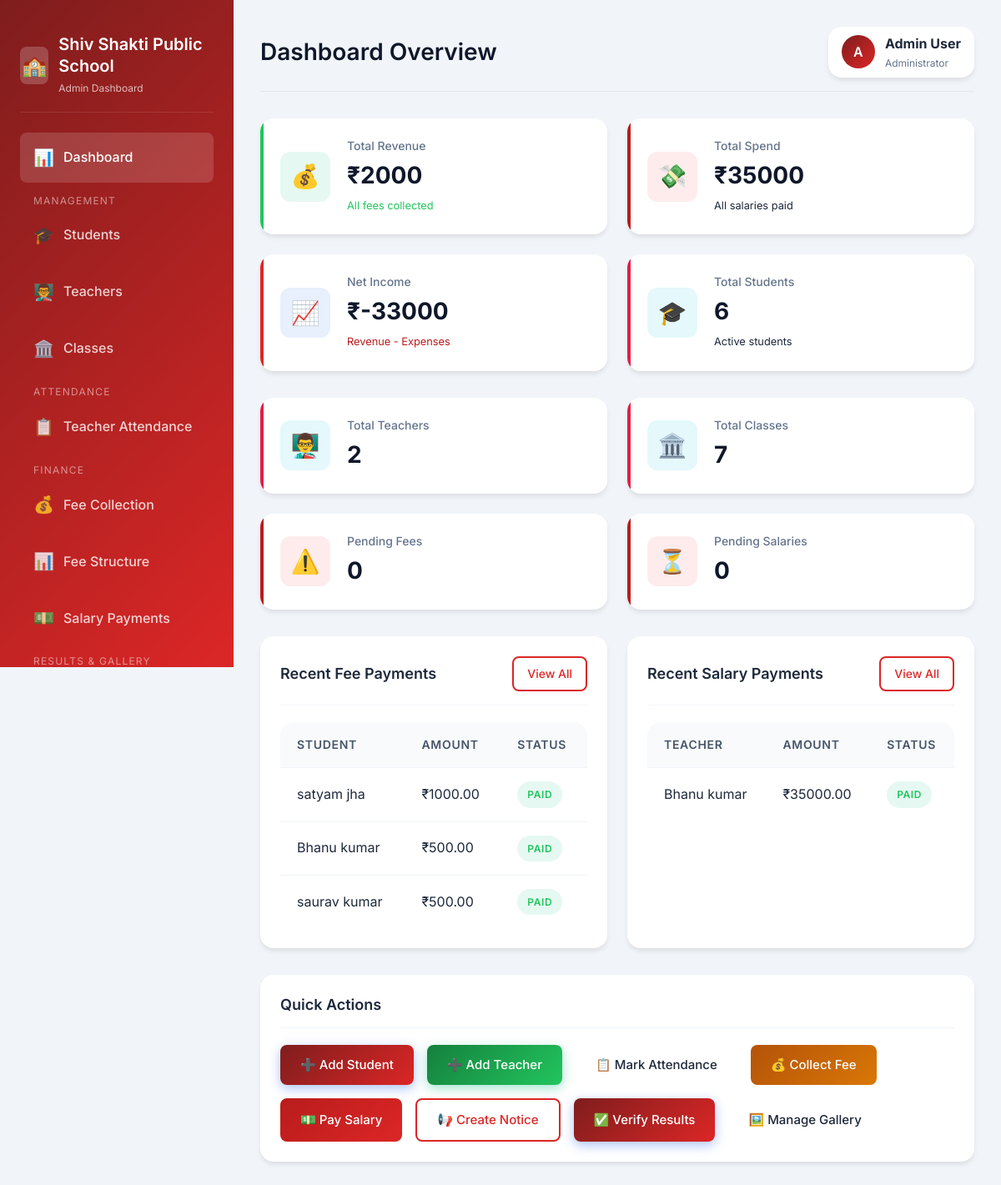
/admin-dashboard/ (signed in), run on the app's committed database.
### core/models.py (models this page shows, shortened)
class StudentPayment(models.Model):
    PAYMENT_MODE_CHOICES = [
        ('Cash', 'Cash'),
        ('Bank Transfer', 'Bank Transfer'),
        ('UPI', 'UPI'),
        ('Cheque', 'Cheque'),
    ]
    STATUS_CHOICES = [
        ('Paid', 'Paid'),
        ('Pending', 'Pending'),
        ('Partial', 'Partial'),
    ]
    student = models.ForeignKey(Student, on_delete=models.CASCADE, related_name='payments')
    payment_mode = models.CharField(max_length=20, choices=PAYMENT_MODE_CHOICES, default='Cash')
    paid_amount = models.DecimalField(max_digits=10, decimal_places=2)
    due_amount = models.DecimalField(max_digits=10, decimal_places=2, default=0)
    payment_date = models.DateField()
    status = models.CharField(max_length=10, choices=STATUS_CHOICES, default='Pending')
    month = models.CharField(max_length=20)
    year = models.IntegerField()
    remarks = models.TextField(blank=True)
    created_at = models.DateTimeField(auto_now_add=True)
    class Meta:
        ordering = ['-payment_date']

class Student(models.Model):
    name = models.CharField(max_length=100)
    father_name = models.CharField(max_length=100)
    student_class = models.ForeignKey(SchoolClass, on_delete=models.SET_NULL, null=True)
    role = models.CharField(max_length=50, default='Student')
    address = models.TextField(blank=True)
    email = models.EmailField(blank=True)
    mobile = models.CharField(max_length=15)
    admission_date = models.DateField()
    monthly_fee = models.DecimalField(max_digits=10, decimal_places=2, default=0)
    photo = models.BinaryField(blank=True, null=True)
    password = models.CharField(max_length=128)
    is_active = models.BooleanField(default=True)
    created_at = models.DateTimeField(auto_now_add=True)

class TeacherPayment(models.Model):
    PAYMENT_MODE_CHOICES = [
        ('Cash', 'Cash'),
        ('Bank Transfer', 'Bank Transfer'),
        ('UPI', 'UPI'),
        ('Cheque', 'Cheque'),
    ]
    STATUS_CHOICES = [
        ('Paid', 'Paid'),
        ('Pending', 'Pending'),
        ('Partial', 'Partial'),
    ]
    teacher = models.ForeignKey(Teacher, on_delete=models.CASCADE, related_name='payments')
    payment_mode = models.CharField(max_length=20, choices=PAYMENT_MODE_CHOICES, default='Cash')
    paid_amount = models.DecimalField(max_digits=10, decimal_places=2)
    due_amount = models.DecimalField(max_digits=10, decimal_places=2, default=0)
    payment_date = models.DateField()
    status = models.CharField(max_length=10, choices=STATUS_CHOICES, default='Pending')
    month = models.CharField(max_length=20)
    year = models.IntegerField()
    remarks = models.TextField(blank=True)
    created_at = models.DateTimeField(auto_now_add=True)
    class Meta:
        ordering = ['-payment_date']

class Teacher(models.Model):
    name = models.CharField(max_length=100)
    father_name = models.CharField(max_length=100, blank=True)
    address = models.TextField(blank=True)
    email = models.EmailField(unique=True)
    mobile = models.CharField(max_length=15)
    aadhar_no = models.CharField(max_length=12, blank=True)
    qualification = models.CharField(max_length=100, blank=True)
    role = models.CharField(max_length=50, default='Teacher')
    joining_date = models.DateField()
    subjects = models.ManyToManyField(Subject, blank=True)
    class_section = models.ForeignKey(SchoolClass, on_delete=models.SET_NULL, null=True, blank=True)
    password = models.CharField(max_length=128)
    monthly_salary = models.DecimalField(max_digits=10, decimal_places=2, default=0)
    photo = models.BinaryField(blank=True, null=True)
    is_active = models.BooleanField(default=True)
    created_at = models.DateTimeField(auto_now_add=True)

### core/views.py (the view)
# urls.py: path('admin-dashboard/', views.admin_dashboard, name='admin_dashboard'),
def admin_dashboard(request):
    if request.session.get('user_type') != 'admin':
        return redirect('admin_login')
    total_revenue = StudentPayment.objects.filter(status='Paid').aggregate(
        total=Sum('paid_amount'))['total'] or Decimal('0')
    total_spend = TeacherPayment.objects.filter(status='Paid').aggregate(
        total=Sum('paid_amount'))['total'] or Decimal('0')
    net_income = total_revenue - total_spend
    total_students = Student.objects.filter(is_active=True).count()
    total_teachers = Teacher.objects.filter(is_active=True).count()
    total_classes = SchoolClass.objects.count()
    recent_fee_payments = StudentPayment.objects.order_by('-payment_date')[:5]
    recent_salary_payments = TeacherPayment.objects.order_by('-payment_date')[:5]
    pending_fees = StudentPayment.objects.filter(status='Pending').count()
    pending_salaries = TeacherPayment.objects.filter(status='Pending').count()
    recent_notices = Notice.objects.filter(is_active=True)[:5]
    context = {
        'total_revenue': total_revenue,
        'total_spend': total_spend,
        'net_income': net_income,
        'total_students': total_students,
        'total_teachers': total_teachers,
        'total_classes': total_classes,
        'recent_fee_payments': recent_fee_payments,
        'recent_salary_payments': recent_salary_payments,
        'pending_fees': pending_fees,
        'pending_salaries': pending_salaries,
        'recent_notices': recent_notices,
    }
    return render(request, 'admin_portal/dashboard.html', context)

### templates/admin_portal/dashboard.html (shortened to what this page needs)
{% extends 'base.html' %}
{% load static %}
{% block body %}
<div class="dashboard-layout">
    <aside class="sidebar">
        <div class="sidebar-brand">
            <div class="brand-icon">🏫</div>
            <div>
                <h2>Shiv Shakti Public School</h2>
                <small style="opacity: 0.7; font-size: 0.75rem;">Admin Dashboard</small>
            </div>
        </div>
        <nav>
            <ul class="sidebar-nav">
                <li class="nav-item">
                    <a href="{% url 'admin_dashboard' %}" class="nav-link active">
                        <span class="icon">📊</span> Dashboard
                    </a>
                </li>
                <span class="nav-section-title">Management</span>
                <li class="nav-item">
                    <a href="{% url 'student_list' %}" class="nav-link">
                        <span class="icon">🎓</span> Students
                    </a>
                </li>
                <li class="nav-item">
                    <a href="{% url 'teacher_list' %}" class="nav-link">
                        <span class="icon">👨‍🏫</span> Teachers
                    </a>
                </li>
                <li class="nav-item">
                    <a href="{% url 'class_list' %}" class="nav-link">
                        <span class="icon">🏛️</span> Classes
                    </a>
                </li>
                <span class="nav-section-title">Attendance</span>
                <li class="nav-item">
                    <a href="{% url 'teacher_attendance_list' %}" class="nav-link">
                        <span class="icon">📋</span> Teacher Attendance
                    </a>
                </li>
                <span class="nav-section-title">Finance</span>
                <li class="nav-item">
                    <a href="{% url 'fee_collection' %}" class="nav-link">
                        <span class="icon">💰</span> Fee Collection
                    </a>
                </li>
                <li class="nav-item">
                    <a href="{% url 'fee_structure_list' %}" class="nav-link">
                        <span class="icon">📊</span> Fee Structure
                    </a>
                </li>
                <li class="nav-item">
                    <a href="{% url 'salary_management' %}" class="nav-link">
                        <span class="icon">💵</span> Salary Payments
                    </a>
                </li>
                <span class="nav-section-title">Results & Gallery</span>
            </ul>
        </nav>
    </aside>
    <main class="main-content">
        <div class="top-header">
            <h1 class="page-title">Dashboard Overview</h1>
            <div class="header-actions">
                <div class="user-profile">
                    <div class="user-avatar">{{ request.session.user_name|slice:":1"|upper }}</div>
                    <div>
                        <strong>{{ request.session.user_name }}</strong>
                        <div style="font-size: 0.75rem; color: var(--gray-500);">Administrator</div>
                    </div>
                </div>
            </div>
        </div>
        <div class="stats-grid animate-slideUp">
            <div class="stat-card revenue">
                <div class="stat-icon">💰</div>
                <div class="stat-content">
                    <h3>Total Revenue</h3>
                    <div class="stat-value">₹{{ total_revenue|floatformat:0 }}</div>
                    <div class="stat-change positive">All fees collected</div>
                </div>
            </div>
            <div class="stat-card expense">
                <div class="stat-icon">💸</div>
                <div class="stat-content">
                    <h3>Total Spend</h3>
                    <div class="stat-value">₹{{ total_spend|floatformat:0 }}</div>
                    <div class="stat-change">All salaries paid</div>
                </div>
            </div>
            <div class="stat-card income">
                <div class="stat-icon">📈</div>
                <div class="stat-content">
                    <h3>Net Income</h3>
                    <div class="stat-value">₹{{ net_income|floatformat:0 }}</div>
                    <div class="stat-change {% if net_income >= 0 %}positive{% else %}negative{% endif %}">
                        Revenue - Expenses
                    </div>
                </div>
            </div>
            <div class="stat-card info">
                <div class="stat-icon">🎓</div>
                <div class="stat-content">
                    <h3>Total Students</h3>
                    <div class="stat-value">{{ total_students }}</div>
                    <div class="stat-change">Active students</div>
                </div>
            </div>
        </div>
        <div class="stats-grid" style="margin-bottom: 2rem;">
            <div class="stat-card info">
                <div class="stat-icon">👨‍🏫</div>
                <div class="stat-content">
                    <h3>Total Teachers</h3>
                    <div class="stat-value">{{ total_teachers }}</div>
                </div>
            </div>
            <div class="stat-card info">
                <div class="stat-icon">🏛️</div>
                <div class="stat-content">
                    <h3>Total Classes</h3>
                    <div class="stat-value">{{ total_classes }}</div>
                </div>
            </div>
            <div class="stat-card expense">
                <div class="stat-icon">⚠️</div>
                <div class="stat-content">
                    <h3>Pending Fees</h3>
                    <div class="stat-value">{{ pending_fees }}</div>
                </div>
            </div>
            <div class="stat-card expense">
                <div class="stat-icon">⏳</div>
                <div class="stat-content">
                    <h3>Pending Salaries</h3>
                    <div class="stat-value">{{ pending_salaries }}</div>
                </div>
            </div>
        </div>
        <div class="grid-2">
            <div class="card">
                <div class="card-header">
                    <h3 class="card-title">Recent Fee Payments</h3>
                    <a href="{% url 'fee_collection' %}" class="btn btn-sm btn-outline">View All</a>
                </div>
                <div class="table-container" style="box-shadow: none;">
                    <table class="table">
                        <thead>
                            <tr>
                                <th>Student</th>
                                <th>Amount</th>
                                <th>Status</th>
                            </tr>
                        </thead>
                        <tbody>
                            {% for payment in recent_fee_payments %}
                            <tr>
                                <td>{{ payment.student.name }}</td>
                                <td>₹{{ payment.paid_amount }}</td>
                                <td>
                                    <span
                                        class="badge badge-{% if payment.status == 'Paid' %}success{% elif payment.status == 'Pending' %}warning{% else %}info{% endif %}">
                                        {{ payment.status }}
                                    </span>
                                </td>
                            </tr>
                            {% empty %}
                            <tr>
                                <td colspan="3" class="text-center text-muted">No payments yet</td>
                            </tr>
                            {% endfor %}
                        </tbody>
                    </table>
                </div>
            </div>
            <div class="card">
                <div class="card-header">
                    <h3 class="card-title">Recent Salary Payments</h3>
                    <a href="{% url 'salary_management' %}" class="btn btn-sm btn-outline">View All</a>
                </div>
                <div class="table-container" style="box-shadow: none;">
                    <table class="table">
                        <thead>
                            <tr>
                                <th>Teacher</th>
                                <th>Amount</th>
                                <th>Status</th>
                            </tr>
                        </thead>
                        <tbody>
                            {% for payment in recent_salary_payments %}
                            <tr>
                                <td>{{ payment.teacher.name }}</td>
                                <td>₹{{ payment.paid_amount }}</td>
                                <td>
                                    <span
                                        class="badge badge-{% if payment.status == 'Paid' %}success{% elif payment.status == 'Pending' %}warning{% else %}info{% endif %}">
                                        {{ payment.status }}
                                    </span>
                                </td>
                            </tr>
                            {% empty %}
                            <tr>
                                <td colspan="3" class="text-center text-muted">No salary payments yet</td>
                            </tr>
                            {% endfor %}
                        </tbody>
                    </table>
                </div>
            </div>
        </div>
        <div class="card mt-4">
            <div class="card-header">
                <h3 class="card-title">Quick Actions</h3>
            </div>
            <div class="flex gap-2" style="flex-wrap: wrap;">
                <a href="{% url 'student_add' %}" class="btn btn-primary">➕ Add Student</a>
                <a href="{% url 'teacher_add' %}" class="btn btn-success">➕ Add Teacher</a>
                <a href="{% url 'teacher_attendance_list' %}" class="btn btn-info">📋 Mark Attendance</a>
                <a href="{% url 'fee_add' %}" class="btn btn-warning">💰 Collect Fee</a>
                <a href="{% url 'salary_add' %}" class="btn btn-danger">💵 Pay Salary</a>
                <a href="{% url 'notice_add' %}" class="btn btn-outline">📢 Create Notice</a>
                <a href="{% url 'result_verify' %}" class="btn btn-primary">✅ Verify Results</a>
                <a href="{% url 'gallery_list' %}" class="btn btn-info">🖼️ Manage Gallery</a>
            </div>
        </div>
    </main>
</div>
{% endblock %}

### data on the page
StudentPayment: student.name "satyam jha", paid_amount "1000.00", status "PAID"
StudentPayment: student.name "Bhanu kumar", paid_amount "500.00", status "PAID"
StudentPayment: student.name "saurav kumar", paid_amount "500.00", status "PAID"
TeacherPayment: teacher.name "Bhanu kumar", paid_amount "35000.00", status "PAID"

### other printed values
{{ request.session.user_name|slice:":1"|upper }} "A"
{{ request.session.user_name }} "Admin User"
{{ total_revenue|floatformat:0 }} "2000"
{{ total_spend|floatformat:0 }} "35000"
{{ net_income|floatformat:0 }} "-33000"
{{ total_students }} "6"
{{ total_teachers }} "2"
{{ total_classes }} "7"
{{ pending_fees }} "0"
{{ pending_salaries }} "0"
